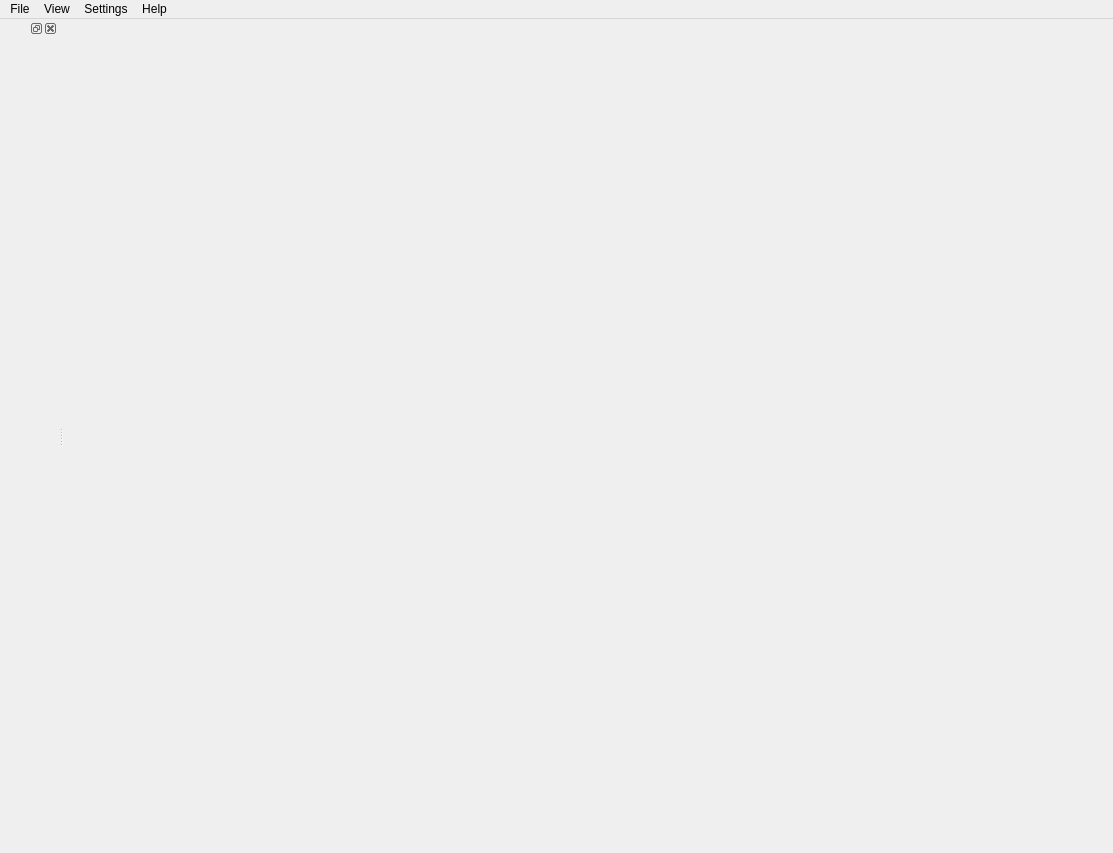
<?xml version="1.0" encoding="UTF-8"?>
<ui version="4.0">
 <class>MainWindow</class>
 <widget class="QMainWindow" name="MainWindow">
  <property name="geometry">
   <rect>
    <x>0</x>
    <y>0</y>
    <width>1113</width>
    <height>853</height>
   </rect>
  </property>
  <property name="windowTitle">
   <string>ÜberCode</string>
  </property>
  <property name="styleSheet">
   <string notr="true"/>
  </property>
  <widget class="QWidget" name="centralwidget">
   <layout class="QHBoxLayout" name="horizontalLayout_3">
    <item>
     <layout class="QHBoxLayout" name="workbenchLayout">
      <property name="spacing">
       <number>0</number>
      </property>
     </layout>
    </item>
   </layout>
  </widget>
  <widget class="QMenuBar" name="menubar">
   <property name="geometry">
    <rect>
     <x>0</x>
     <y>0</y>
     <width>1113</width>
     <height>21</height>
    </rect>
   </property>
   <widget class="QMenu" name="menuFile">
    <property name="title">
     <string>File</string>
    </property>
    <addaction name="actionOpen_UberCode"/>
    <addaction name="actionSave_UberBlock"/>
    <addaction name="actionSave_as"/>
    <addaction name="actionQuit"/>
   </widget>
   <widget class="QMenu" name="menuHelp">
    <property name="title">
     <string>Help</string>
    </property>
    <addaction name="actionAbout"/>
   </widget>
   <widget class="QMenu" name="menuSettings">
    <property name="title">
     <string>Settings</string>
    </property>
    <addaction name="actionOptions"/>
   </widget>
   <widget class="QMenu" name="menuView">
    <property name="title">
     <string>View</string>
    </property>
   </widget>
   <addaction name="menuFile"/>
   <addaction name="menuView"/>
   <addaction name="menuSettings"/>
   <addaction name="menuHelp"/>
  </widget>
  <widget class="QDockWidget" name="dockWidget">
   <property name="styleSheet">
    <string notr="true"/>
   </property>
   <property name="floating">
    <bool>false</bool>
   </property>
   <attribute name="dockWidgetArea">
    <number>1</number>
   </attribute>
   <widget class="QWidget" name="dockWidgetContents">
    <property name="enabled">
     <bool>true</bool>
    </property>
    <layout class="QHBoxLayout" name="horizontalLayout">
     <property name="margin">
      <number>0</number>
     </property>
    </layout>
   </widget>
  </widget>
  <action name="actionAbout">
   <property name="text">
    <string>About</string>
   </property>
  </action>
  <action name="actionOptions">
   <property name="text">
    <string>Options</string>
   </property>
  </action>
  <action name="actionOpen_UberCode">
   <property name="text">
    <string>Open</string>
   </property>
  </action>
  <action name="actionSave_UberBlock">
   <property name="text">
    <string>Save</string>
   </property>
  </action>
  <action name="actionSave_as">
   <property name="text">
    <string>Save as</string>
   </property>
  </action>
  <action name="actionQuit">
   <property name="text">
    <string>Quit</string>
   </property>
  </action>
 </widget>
 <resources/>
 <connections>
  <connection>
   <sender>actionQuit</sender>
   <signal>activated()</signal>
   <receiver>MainWindow</receiver>
   <slot>close()</slot>
   <hints>
    <hint type="sourcelabel">
     <x>-1</x>
     <y>-1</y>
    </hint>
    <hint type="destinationlabel">
     <x>517</x>
     <y>376</y>
    </hint>
   </hints>
  </connection>
 </connections>
</ui>
